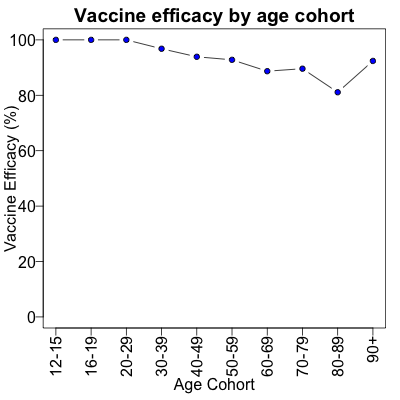

Reproduce this figure in R.
## Created on Friday, August 27, 2021 at 7:14pm EDT by Weekend Editor on WeekendEditorMachine.
## Copyright (c) 2021, SomeWeekendReading.blog.  All rights reserved.  As if you care.

toolsDir <- "../../tools"                              # Various tools available from author
source(file.path(toolsDir, "graphics-tools.r"))        # Various graphics hacks

##
## After accounting for age and vax status to evade Simpson's paradox, show vaccine efficacy
## in Israel (which has much better medical records than the US!) vs age cohort.
##

doit <- function(cohorts    = c("12-15", "16-19", "20-29", "30-39", "40-49", "50-59",
                                "60-69", "70-79", "80-89", "90+"),
                 efficacies = c(100.0,   100.0,   100.0,   96.8,    93.9,    92.8,
                                 88.7,    89.6,    81.1,   92.4),
                 plotFile   = "./2021-08-29-covid-simpson-ve-by-age.png") {
  withPNG(plotFile, 400, 400, FALSE, function() {      #
    withPars(function() {                              #
      plot(x = 1 : length(cohorts), y = efficacies,    #
           type = "b", pch = 21, col = "black", bg = "blue",
           xaxt = "n", xlab = NA, ylab = "Vaccine Efficacy (%)", ylim = c(0, 100),
           main = "Vaccine efficacy by age cohort")    # Horizontal axis done manually
      axis(side = 1, at = 1 : length(cohorts), labels = cohorts)
      title(xlab = "Age Cohort", line = 3.5)           # Horizontal axis title
    }, pty = "m",                                      #
       bg  = "white",                                  #
       mar = c(5, 3, 2, 1),                            #
       mgp = c(1.7, 0.5, 0),                           #
       ps  = 16,                                       #
       las = 2)                                        #
  })                                                   #
}                                                      #
